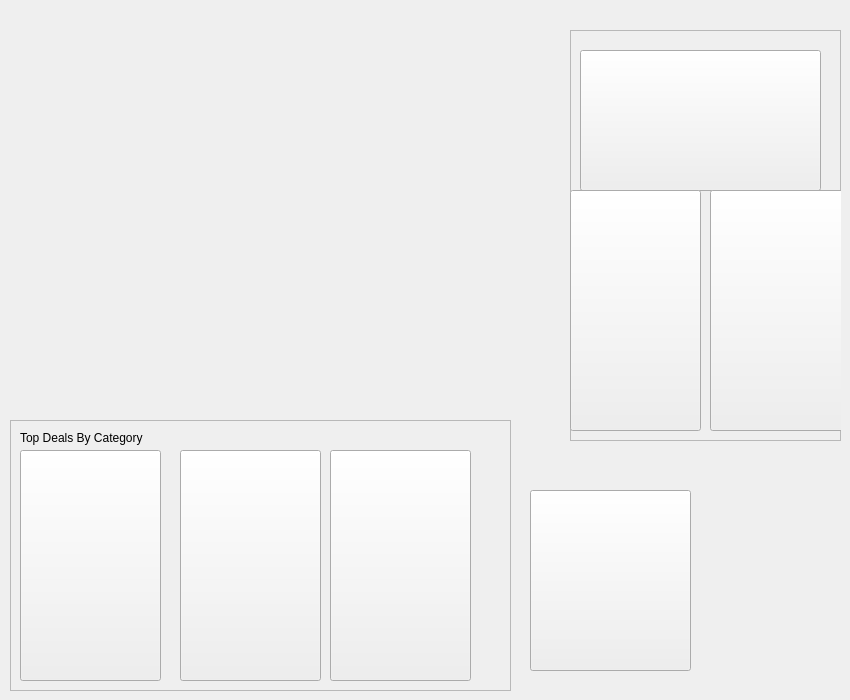
   <widget class="QWidget" name="page">
    <widget class="QLabel" name="label_3">
     <property name="geometry">
      <rect>
       <x>30</x>
       <y>20</y>
       <width>521</width>
       <height>381</height>
      </rect>
     </property>
     <property name="text">
      <string/>
     </property>
     <property name="pixmap">
      <pixmap>../Img/webp_0428_TOPDEALS_824615_MSI_LaptopH3299.jpg</pixmap>
     </property>
     <property name="scaledContents">
      <bool>true</bool>
     </property>
    </widget>
    <widget class="QFrame" name="frame">
     <property name="geometry">
      <rect>
       <x>10</x>
       <y>420</y>
       <width>501</width>
       <height>271</height>
      </rect>
     </property>
     <property name="styleSheet">
      <string notr="true">color: rgb(112, 112, 112);</string>
     </property>
     <property name="frameShape">
      <enum>QFrame::Shape::StyledPanel</enum>
     </property>
     <property name="frameShadow">
      <enum>QFrame::Shadow::Raised</enum>
     </property>
     <widget class="QLabel" name="label_13">
      <property name="geometry">
       <rect>
        <x>0</x>
        <y>0</y>
        <width>491</width>
        <height>271</height>
       </rect>
      </property>
      <property name="text">
       <string/>
      </property>
      <property name="pixmap">
       <pixmap>../Img/Lightgray.png</pixmap>
      </property>
      <property name="scaledContents">
       <bool>true</bool>
      </property>
     </widget>
     <widget class="QLabel" name="label_31">
      <property name="geometry">
       <rect>
        <x>10</x>
        <y>10</y>
        <width>151</width>
        <height>16</height>
       </rect>
      </property>
      <property name="styleSheet">
       <string notr="true">font: 600 9pt &quot;Segoe UI&quot;;
color:rgb(0, 0, 0);
background:none
</string>
      </property>
      <property name="text">
       <string>Top Deals By Category</string>
      </property>
     </widget>
     <widget class="QPushButton" name="pushButton_3">
      <property name="geometry">
       <rect>
        <x>10</x>
        <y>30</y>
        <width>141</width>
        <height>231</height>
       </rect>
      </property>
      <property name="text">
       <string/>
      </property>
      <property name="icon">
       <iconset>
        <normaloff>../Img/Button 1.png</normaloff>../Img/Button 1.png</iconset>
      </property>
      <property name="iconSize">
       <size>
        <width>250</width>
        <height>250</height>
       </size>
      </property>
     </widget>
     <widget class="QPushButton" name="pushButton_4">
      <property name="geometry">
       <rect>
        <x>170</x>
        <y>30</y>
        <width>141</width>
        <height>231</height>
       </rect>
      </property>
      <property name="text">
       <string/>
      </property>
      <property name="icon">
       <iconset>
        <normaloff>../Img/Button 2.png</normaloff>../Img/Button 2.png</iconset>
      </property>
      <property name="iconSize">
       <size>
        <width>250</width>
        <height>250</height>
       </size>
      </property>
     </widget>
     <widget class="QPushButton" name="pushButton_13">
      <property name="geometry">
       <rect>
        <x>320</x>
        <y>30</y>
        <width>141</width>
        <height>231</height>
       </rect>
      </property>
      <property name="text">
       <string/>
      </property>
      <property name="icon">
       <iconset>
        <normaloff>../Img/button 3.png</normaloff>../Img/button 3.png</iconset>
      </property>
      <property name="iconSize">
       <size>
        <width>250</width>
        <height>250</height>
       </size>
      </property>
     </widget>
     <widget class="QLabel" name="label_33">
      <property name="geometry">
       <rect>
        <x>10</x>
        <y>30</y>
        <width>461</width>
        <height>231</height>
       </rect>
      </property>
      <property name="text">
       <string/>
      </property>
      <property name="pixmap">
       <pixmap>../Img/lightgray01.png</pixmap>
      </property>
      <property name="scaledContents">
       <bool>true</bool>
      </property>
     </widget>
     <zorder>label_13</zorder>
     <zorder>label_31</zorder>
     <zorder>label_33</zorder>
     <zorder>pushButton_13</zorder>
     <zorder>pushButton_4</zorder>
     <zorder>pushButton_3</zorder>
    </widget>
    <widget class="QFrame" name="frame_2">
     <property name="geometry">
      <rect>
       <x>570</x>
       <y>30</y>
       <width>271</width>
       <height>411</height>
      </rect>
     </property>
     <property name="styleSheet">
      <string notr="true">color: rgb(112, 112, 112);</string>
     </property>
     <property name="frameShape">
      <enum>QFrame::Shape::StyledPanel</enum>
     </property>
     <property name="frameShadow">
      <enum>QFrame::Shadow::Raised</enum>
     </property>
     <widget class="QPushButton" name="pushButton_16">
      <property name="geometry">
       <rect>
        <x>10</x>
        <y>20</y>
        <width>241</width>
        <height>141</height>
       </rect>
      </property>
      <property name="text">
       <string/>
      </property>
      <property name="icon">
       <iconset>
        <normaloff>../Img/button 5.png</normaloff>../Img/button 5.png</iconset>
      </property>
      <property name="iconSize">
       <size>
        <width>250</width>
        <height>250</height>
       </size>
      </property>
     </widget>
     <widget class="QLabel" name="label_35">
      <property name="geometry">
       <rect>
        <x>-90</x>
        <y>-90</y>
        <width>271</width>
        <height>371</height>
       </rect>
      </property>
      <property name="text">
       <string/>
      </property>
      <property name="pixmap">
       <pixmap>../Img/lightgray01.png</pixmap>
      </property>
      <property name="scaledContents">
       <bool>true</bool>
      </property>
     </widget>
     <widget class="QPushButton" name="pushButton_15">
      <property name="geometry">
       <rect>
        <x>0</x>
        <y>160</y>
        <width>131</width>
        <height>241</height>
       </rect>
      </property>
      <property name="text">
       <string/>
      </property>
      <property name="icon">
       <iconset>
        <normaloff>../Img/button4.png</normaloff>../Img/button4.png</iconset>
      </property>
      <property name="iconSize">
       <size>
        <width>250</width>
        <height>250</height>
       </size>
      </property>
     </widget>
     <widget class="QLabel" name="label_34">
      <property name="geometry">
       <rect>
        <x>-200</x>
        <y>0</y>
        <width>491</width>
        <height>431</height>
       </rect>
      </property>
      <property name="text">
       <string/>
      </property>
      <property name="pixmap">
       <pixmap>../Img/lightgray01.png</pixmap>
      </property>
      <property name="scaledContents">
       <bool>true</bool>
      </property>
     </widget>
     <widget class="QPushButton" name="pushButton_14">
      <property name="geometry">
       <rect>
        <x>140</x>
        <y>160</y>
        <width>141</width>
        <height>241</height>
       </rect>
      </property>
      <property name="text">
       <string/>
      </property>
      <property name="icon">
       <iconset>
        <normaloff>../Img/button4.png</normaloff>../Img/button4.png</iconset>
      </property>
      <property name="iconSize">
       <size>
        <width>250</width>
        <height>250</height>
       </size>
      </property>
     </widget>
     <zorder>label_34</zorder>
     <zorder>label_35</zorder>
     <zorder>pushButton_16</zorder>
     <zorder>pushButton_15</zorder>
     <zorder>pushButton_14</zorder>
    </widget>
    <widget class="QLabel" name="label_36">
     <property name="geometry">
      <rect>
       <x>520</x>
       <y>440</y>
       <width>321</width>
       <height>231</height>
      </rect>
     </property>
     <property name="text">
      <string/>
     </property>
     <property name="pixmap">
      <pixmap>../Img/continebrosweing.png</pixmap>
     </property>
     <property name="scaledContents">
      <bool>true</bool>
     </property>
    </widget>
    <widget class="QPushButton" name="pushButton_17">
     <property name="geometry">
      <rect>
       <x>530</x>
       <y>490</y>
       <width>161</width>
       <height>181</height>
      </rect>
     </property>
     <property name="text">
      <string/>
     </property>
     <property name="icon">
      <iconset>
       <normaloff>../Img/how-to-donate-computer-1-500x500.png</normaloff>../Img/how-to-donate-computer-1-500x500.png</iconset>
     </property>
     <property name="iconSize">
      <size>
       <width>180</width>
       <height>180</height>
      </size>
     </property>
    </widget>
   </widget>
